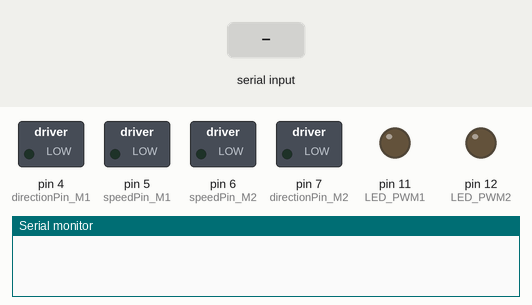
This sketch was run on a simulated Arduino Uno, built with avr-gcc and run on an emulated ATmega328P. Shown: switched loads named in the sketch (green lamp = pin HIGH), output pins drawn as LEDs (lit = HIGH), the last lines printed to the serial monitor. The inputs (shaded band) are chosen by the test bench.

Above: at 1.2 s.
1.3 s: "0" received over Serial
At 2.5 s:
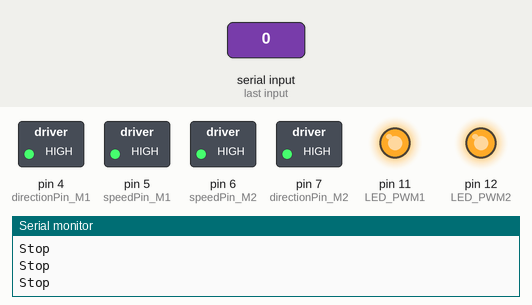
2.8 s: "1" received over Serial
At 3.8 s:
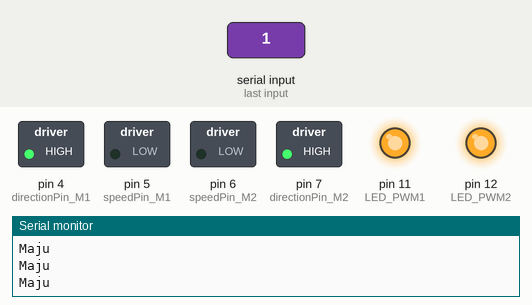
4.3 s: "2" received over Serial
At 4.9 s:
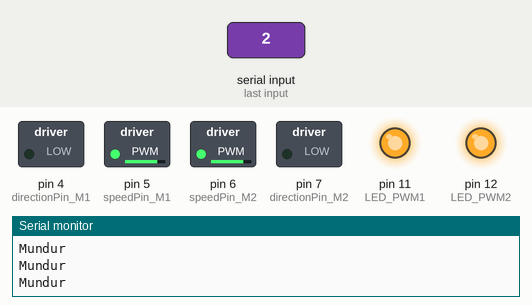
5.8 s: "3" received over Serial
At 7.0 s:
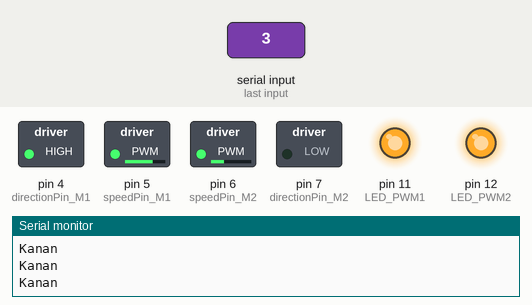
7.3 s: "4" received over Serial
At 8.5 s:
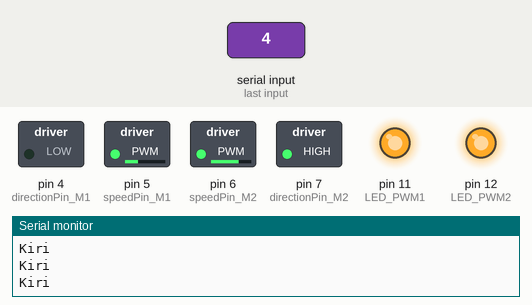
8.8 s: "0" received over Serial
At 9.6 s:
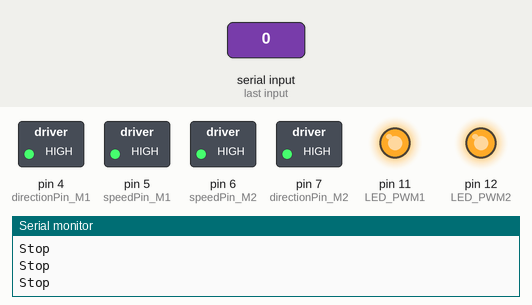
Timing chart, 0 to 11.3 s (numbered marks = the images above; inputs shaded):
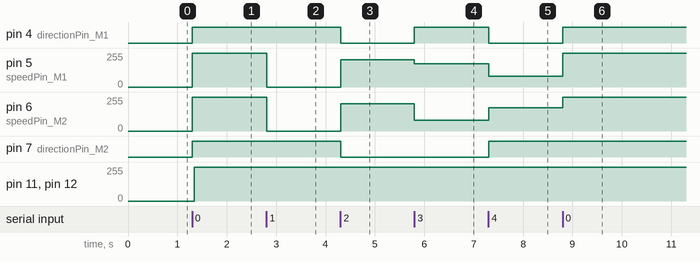

Measured:
- after the input at 1.3 s, pin 4 (directionPin_M1), pin 7 (directionPin_M2): LOW → HIGH at once; pin 5 (speedPin_M1), pin 6 (speedPin_M2), pin 11 (LED_PWM1), pin 12 (LED_PWM2): 0/255 → 255/255 at once
- after the input at 2.8 s, pin 5 (speedPin_M1), pin 6 (speedPin_M2): 255/255 → 0/255 at once
- after the input at 4.3 s, pin 4 (directionPin_M1), pin 7 (directionPin_M2): HIGH → LOW at once; pin 5 (speedPin_M1), pin 6 (speedPin_M2): 0/255 → 206/255 at once
- after the input at 5.8 s, pin 4 (directionPin_M1): LOW → HIGH at once; pin 5 (speedPin_M1): 206/255 → 175/255 at once; pin 6 (speedPin_M2): 206/255 → 81/255 at once
- after the input at 7.3 s, pin 4 (directionPin_M1): HIGH → LOW at once; pin 5 (speedPin_M1): 175/255 → 81/255 at once; pin 6 (speedPin_M2): 81/255 → 175/255 at once; pin 7 (directionPin_M2): LOW → HIGH at once
- after the input at 8.8 s, pin 4 (directionPin_M1): LOW → HIGH at once; pin 5 (speedPin_M1): 81/255 → 255/255 at once; pin 6 (speedPin_M2): 175/255 → 255/255 at once

The sketch:

main_prog_ver_1.ino
```cpp
#define   speedPin_M1     5//M1 speed controll
#define   speedPin_M2     6//M2 speed controll
#define   directionPin_M1 4//M1 direction controll
#define   directionPin_M2 7//M2 direction controll
#define   LED_PWM1        11//LED PWM1
#define   LED_PWM2        12//LED PWM2

//Define global variables, save the bluetooth
int input;
bool buttonState[5];
bool Status = 0;

void setup() {
  pinMode(speedPin_M1, OUTPUT);
  pinMode(speedPin_M2, OUTPUT);
  pinMode(directionPin_M1, OUTPUT);
  pinMode(directionPin_M2, OUTPUT);
  pinMode(LED_PWM1, OUTPUT);
  pinMode(LED_PWM2, OUTPUT);

  digitalWrite(LED_PWM1, LOW);
  digitalWrite(LED_PWM2, LOW);
  digitalWrite(speedPin_M1, 0);
  digitalWrite(directionPin_M1, LOW);
  digitalWrite(speedPin_M2, 0);
  digitalWrite(directionPin_M2, LOW);

  Serial.begin(9600);
}

void loop() {
  receive_BLE();
  if(Status == 1){
    BLEMode();
  }
}
  //controll motor 1
  void motor_M1(int speed){
    if(speed == 255){
      analogWrite(directionPin_M1, speed); //speed = 0, stop
      digitalWrite(LED_PWM1, LOW);//Indicator Motor1 Off
    }
    if(speed >= 0){
      digitalWrite(directionPin_M1, HIGH);//move forward
      digitalWrite(LED_PWM1, HIGH);//Indicator Motor1 On
      analogWrite(speedPin_M1, speed);
    }
    else if(speed < 0){
      digitalWrite(directionPin_M1, LOW); //move backward
      digitalWrite(LED_PWM1, HIGH);//Indicator Motor1 On
      analogWrite(speedPin_M1, speed);
    }
  }
  //controll motor 2
  void motor_M2(int speed){
    if(speed == 255){
      analogWrite(directionPin_M2, speed); //speed = 0, stop
      digitalWrite(LED_PWM2, LOW);//Indicator Motor2 Off
    }
    if(speed >= 0){
      digitalWrite(directionPin_M2, HIGH);//move forward
      digitalWrite(LED_PWM2, HIGH);//Indicator Motor2 On
      analogWrite(speedPin_M2, speed);
    }
    else if(speed < 0){
      digitalWrite(directionPin_M2, LOW); //move backward
      digitalWrite(LED_PWM2, HIGH);//Indicator Motor2 On
      analogWrite(speedPin_M2, speed);
    }
  }
  //motor controll
  void motorControll(int speedRight, int speedLeft){
    motor_M1(speedRight);
    motor_M2(speedLeft);
  }
  //----------------------||------------------------
  //receive bluetooth data
  void receive_BLE(){
    if(Serial.available()){
      input = Serial.read();
      Status = 1;
      switch(input){
        case '0': buttonState[0] = true;
        buttonState[1] = false;
        buttonState[2] = false;
        buttonState[3] = false;
        buttonState[4] = false;break;
        case '1': buttonState[1] = true;
        buttonState[0] = false;
        buttonState[2] = false;
        buttonState[3] = false;
        buttonState[4] = false;break;
        case '2': buttonState[2] = true;
        buttonState[0] = false;
        buttonState[1] = false;
        buttonState[3] = false;
        buttonState[4] = false;break;
        case '3': buttonState[3] = true;
        buttonState[0] = false;
        buttonState[1] = false;
        buttonState[2] = false;
        buttonState[4] = false;break;
        case '4': buttonState[4] = true;
        buttonState[0] = false;
        buttonState[1] = false;
        buttonState[2] = false;
        buttonState[3] = false;break;
      }
    }
  }

  //bluetooth mode
  void BLEMode(){

    if(buttonState[1] == true){
      motorControll(0, 0); //move forward
      Serial.println("Maju");
    }
    else if(buttonState[2] == true){
      motorControll(-50, -50); //move backward
      Serial.println("Mundur");
    }
    else if(buttonState[3] == true){
      motorControll(175, -175); //move right
      Serial.println("Kanan");
    }
    else if(buttonState[4] == true){
      motorControll(-175, 175); //move left
      Serial.println("Kiri");
    }
    else if(buttonState[0] == true){
      motorControll(255, 255); //stop
      Serial.println("Stop");
    }
  }
```
